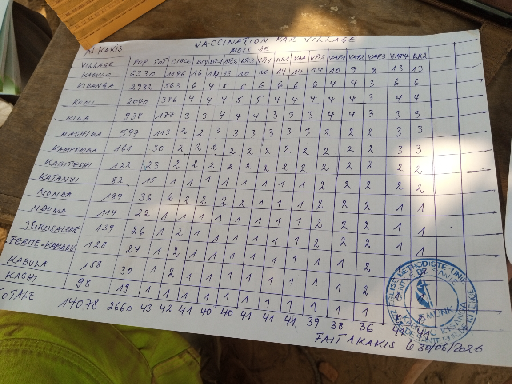
#> input picture data/images_selection/G932UjO6yne_2026-07-18_b0weF1a6OFO.png, 512 x 384 px
$ python page_crop.py ../data/images_selection/G932UjO6yne_2026-07-18_b0weF1a6OFO.png
#> lines starting #> are read from the running program, lines starting #| are printed output that depends on the picture; after the words box and inside, x2 and y2 are one past the last pixel; in counts of white or black regions, pixels touching at a corner belong together
### preprocessing/table_crop.py
"""Find the table in a form photo and crop it out, flattened to a rectangle.

Run from the project root, ideally on photos already turned upright by orientation.py:
    python preprocessing/table_crop.py results/debug_orientation/*_upright.png

Steps:
1. Lines: keep only the long horizontal and vertical strokes of the image (ruled lines).
2. Table: among the connected groups of lines, keep the one where the most lines cross.
   A table grid has many crossings; the page edge or a single box has only a few.
3. Crop: fit 4 corners around that group and warp them to a rectangle, which also fixes
   perspective (a table photographed at an angle looks like a trapezoid). If the corners are
   tilted more than MAX_CORNER_TILT, they are not trusted and the straight bounding box is used.

For each photo it saves the crop and the original with the table outline drawn on it to
results/debug_table/, so the result can be checked by eye.
"""

import sys
from pathlib import Path

import cv2
import numpy as np

MAX_CORNER_TILT = 10  # degrees; a table outline tilted more than this (after deskew) is not trusted


# [89 lines left out: functions line_masks, find_table, edge_tilt, not called in this run]


def order_corners(corners: np.ndarray) -> np.ndarray:
    """Sort 4 corners as top-left, top-right, bottom-right, bottom-left.

    Args:
        corners: (4, 2) array of x, y points in any order.

    Returns:
        The same points, sorted.
    """
    total = corners.sum(axis=1)  # x + y: smallest at top-left, largest at bottom-right
    diff = corners[:, 1] - corners[:, 0]  # y - x: smallest at top-right, largest at bottom-left
    return np.array([corners[total.argmin()], corners[diff.argmin()], corners[total.argmax()], corners[diff.argmax()]])


def warp_to_rectangle(image: np.ndarray, corners: np.ndarray, margin: int = 10) -> np.ndarray:
    """Cut out the area inside 4 corners and flatten it to a rectangle.

    Args:
        image: Image to crop.
        corners: (4, 2) array: top-left, top-right, bottom-right, bottom-left.
        margin: Pixels kept around the table so its border lines are not cut.

    Returns:
        The flattened crop.
    """
    tl, tr, br, bl = corners
    width = int(max(np.linalg.norm(tr - tl), np.linalg.norm(br - bl)))
    height = int(max(np.linalg.norm(bl - tl), np.linalg.norm(br - tr)))

    target = np.array([[0, 0], [width, 0], [width, height], [0, height]], np.float32) + margin
    matrix = cv2.getPerspectiveTransform(corners, target)
    size = (width + 2 * margin, height + 2 * margin)
    return cv2.warpPerspective(image, matrix, size, flags=cv2.INTER_CUBIC, borderValue=(255, 255, 255))


# [28 lines that do not run on import are left out]

### preprocessing/page_crop.py
"""Find the sheet of paper in a photo and crop it out, flattened to a rectangle.

Meant as the first step. Run from the project root:
    python preprocessing/page_crop.py data/images_selection/*.png

There are two ways to find the page:

"mask" (paper pixels), for a page on a coloured or textured background (wood, fabric):
1. Paper pixels: bright, nearly colourless (white or grey, not wood or fabric) and smooth
   (little texture), compared with the rest of the photo.
2. Page: fill the holes left by the writing, keep the largest paper region and fit 4 corners.

"edges" (page borders), which also works for a page lying on another sheet of paper:
1. Remove the writing and ruled lines, leaving only paper and background.
2. Near each side of the photo, look for a straight line where the image gets darker going
   outwards from the page, with paper-bright pixels on the page side. A side without one is
   taken as the photo's own edge (the page runs off the photo there).
3. The 4 corners are where these lines meet.

Then, for both: if the page covers almost the whole photo, the photo shows only the paper and is
kept as it is. If it is too small, no page was found and the photo is also kept. Otherwise
the page is warped to a rectangle, which also fixes perspective.

For each photo it runs both methods and saves to results/debug_page/: the page found by each
(or the unchanged photo), the photo with both outlines drawn on it (red = mask, blue = edges),
and the paper mask, so the results can be checked by eye.
"""

import sys
from pathlib import Path

import cv2
import numpy as np
from table_crop import order_corners, warp_to_rectangle

MIN_PAGE_AREA = 0.20  # below this share of the photo, the region is not taken as the page
MAX_PAGE_AREA = 0.90  # above it, the photo already shows only the paper
MAX_SATURATION = 70  # 0-255: paper is white or grey, so its colour saturation is low
MAX_TEXTURE = 12  # grey-level standard deviation around a pixel; paper is smooth (255 = no test)
BRIGHTNESS_OFFSET = 0  # added to the automatic (Otsu) brightness threshold; negative = darker allowed
CLOSE_FRACTION = 1 / 25  # size of the hole-filling step, as a share of the photo's shorter side

# Settings of the "edges" method (find_page_edges()).
EDGE_BAND = 0.35  # each page border is searched in this share of the photo next to its side
MIN_STEP = 6  # grey levels the page must be brighter than what is outside it (a sheet on a sheet gives ~7)
PAPER_SHARE = 0.7  # the page side of a border must be at least this bright, relative to the middle of the photo
MIN_SUPPORT = 0.3  # share of the rows (or columns) that must lie on a border for it to count
MAX_BORDER_TILT = 20  # degrees; a border tilted more than this is not a page border


def paper_mask(
    image: np.ndarray,
    max_saturation: float = MAX_SATURATION,
    max_texture: float = MAX_TEXTURE,
    brightness_offset: float = BRIGHTNESS_OFFSET,
    close_fraction: float = CLOSE_FRACTION,
) -> np.ndarray:
    """Mark the pixels that look like paper: bright, nearly colourless and smooth.

    Args:
        image: BGR image.
        max_saturation: Pixels more colourful than this (0-255) are not paper.
        max_texture: Pixels with more texture than this are not paper; 255 turns the test off.
        brightness_offset: Shifts the automatic brightness threshold up (stricter) or down.
        close_fraction: Size of the hole-filling step, as a share of the photo's shorter side.
            Larger fills bigger gaps (dense tables, big writing) but can join paper to background.

    Returns:
        Binary mask (255 = paper), with the holes left by writing filled in.
    """
    h, w = image.shape[:2]
    hsv = cv2.cvtColor(cv2.GaussianBlur(image, (5, 5), 0), cv2.COLOR_BGR2HSV)
    saturation, brightness = hsv[:, :, 1], hsv[:, :, 2]

    # Bright: Otsu picks the brightness threshold that best splits the photo in two groups.
    otsu, _ = cv2.threshold(brightness, 0, 255, cv2.THRESH_BINARY + cv2.THRESH_OTSU)
    bright = brightness > otsu + brightness_offset
    colourless = saturation < max_saturation

    # Smooth: standard deviation of the grey level in a small window around each pixel.
    gray = cv2.cvtColor(image, cv2.COLOR_BGR2GRAY).astype(np.float32)
    mean = cv2.blur(gray, (7, 7))
    texture = np.sqrt(np.maximum(cv2.blur(gray * gray, (7, 7)) - mean * mean, 0))
    smooth = texture < max_texture

    mask = np.where(bright & colourless & smooth, 255, 0).astype(np.uint8)

    # Closing fills the gaps left by text and lines (small bright specks elsewhere don't matter:
    # find_page keeps only the largest region).
    size = max(5, int(min(h, w) * close_fraction))
    kernel = cv2.getStructuringElement(cv2.MORPH_ELLIPSE, (size, size))
    mask = cv2.morphologyEx(mask, cv2.MORPH_CLOSE, kernel)

    # The texture test marks the page border itself as "not smooth"; grow back by that width.
    return cv2.dilate(mask, np.ones((5, 5), np.uint8))


def find_page(mask: np.ndarray) -> tuple[np.ndarray, float] | None:
    """Fit 4 corners around the largest paper region.

    Args:
        mask: Binary paper mask from paper_mask().

    Returns:
        The corners as a (4, 2) array (top-left, top-right, bottom-right, bottom-left) and the
        share of the photo the region covers, or None if there is no paper region.
    """
    contours, _ = cv2.findContours(mask, cv2.RETR_EXTERNAL, cv2.CHAIN_APPROX_SIMPLE)
    if not contours:
        return None
    region = max(contours, key=cv2.contourArea)
    area = cv2.contourArea(region) / (mask.shape[0] * mask.shape[1])

    # Simplify the outline more and more until it has 4 corners; else use the tightest rectangle.
    hull = cv2.convexHull(region)
    for tolerance in (0.02, 0.04, 0.06):
        corners = cv2.approxPolyDP(hull, tolerance * cv2.arcLength(hull, closed=True), closed=True)
        if len(corners) == 4:
            break
    else:
        corners = cv2.boxPoints(cv2.minAreaRect(hull))
    return order_corners(corners.reshape(4, 2).astype(np.float32)), area


def remove_ink(gray: np.ndarray) -> np.ndarray:
    """Erase the writing and ruled lines, leaving only the paper and the background.

    A closing (a max filter then a min filter) removes dark strokes thinner than its kernel, but keeps the
    border between two large areas (paper and background) where it is.

    Args:
        gray: Grayscale image.

    Returns:
        The image without thin dark strokes, as float32.
    """
    size = max(9, min(gray.shape) // 30) | 1
    closed = cv2.morphologyEx(gray, cv2.MORPH_CLOSE, cv2.getStructuringElement(cv2.MORPH_ELLIPSE, (size, size)))
    return closed.astype(np.float32)


def find_border(clean: np.ndarray, paper_level: float, min_step: float) -> tuple[float, float] | None:
    """Find the left border of the page: a straight line where the image gets brighter going right.

    Only the left side is searched; the other sides are found by flipping or transposing the image first.

    Args:
        clean: Image without ink (from remove_ink()), turned so the side to search is on the left.
        paper_level: Brightness of the paper; the side of the border towards the page must be close to it.
        min_step: How much brighter (grey levels) the page must be than what is outside it.

    Returns:
        The border as x = a * y + b, or None if no straight border is found.
    """
    h, w = clean.shape
    # Smooth along the border (vertically), so a row's value isn't thrown off by one speck.
    smooth = cv2.blur(clean, (1, 9))
    band = int(w * EDGE_BAND)
    d = 3  # compare pixels this far on each side of the possible border
    xs = np.arange(d, band)
    outside, inside = smooth[:, xs - d], smooth[:, xs + d]
    step = np.where(inside >= PAPER_SHARE * paper_level, inside - outside, 0)

    # In each row, the strongest step is a point on the border, if it is strong enough.
    best = step.argmax(axis=1)
    rows = np.flatnonzero(step[np.arange(h), best] >= min_step)
    if rows.size < MIN_SUPPORT * h:
        return None
    x, y = xs[best[rows]].astype(np.float32), rows.astype(np.float32)

    # Near the corners, some points come from the neighbouring border, so a plain fit is pulled off the line.
    # Instead (RANSAC): try lines through random pairs of points, keep the one most points are close to.
    rng = np.random.default_rng(0)
    pairs = rng.integers(0, len(x), (200, 2))
    pairs = pairs[y[pairs[:, 0]] != y[pairs[:, 1]]]
    slopes = (x[pairs[:, 1]] - x[pairs[:, 0]]) / (y[pairs[:, 1]] - y[pairs[:, 0]])
    offsets = x[pairs[:, 0]] - slopes * y[pairs[:, 0]]
    n_close = (np.abs(x[None, :] - (slopes[:, None] * y[None, :] + offsets[:, None])) <= 3).sum(axis=1)
    best_line = n_close.argmax()
    if n_close[best_line] < MIN_SUPPORT * h:
        return None

    # Refit on the points close to the best line.
    close = np.abs(x - (slopes[best_line] * y + offsets[best_line])) <= 3
    a, b = np.polyfit(y[close], x[close], 1)
    if abs(np.degrees(np.arctan(a))) > MAX_BORDER_TILT:
        return None
    return float(a), float(b)


def find_page_edges(image: np.ndarray, min_step: float = MIN_STEP) -> tuple[np.ndarray, float] | None:
    """Find the page from its straight borders, where the paper meets something darker.

    Unlike paper_mask(), this does not need the background to be coloured or textured: it works when the page
    lies on another sheet, as long as the border shows as a step in brightness (often a thin shadow). A side
    with no border found is taken as the photo's own edge (the page runs off the photo there).

    Args:
        image: BGR image.
        min_step: How much brighter (grey levels) the page must be than what is outside it.

    Returns:
        The corners as a (4, 2) array (top-left, top-right, bottom-right, bottom-left) and the share of the
        photo inside them, or None if no border is found on any side.
    """
    clean = remove_ink(cv2.cvtColor(image, cv2.COLOR_BGR2GRAY))
    h, w = clean.shape
    # The page is in the middle of the photo, so the middle tells how bright the paper is.
    paper_level = float(np.median(clean[h // 3 : 2 * h // 3, w // 3 : 2 * w // 3]))

    # Each side, turned so it is on the left. A line x = a*y + b in a turned image is written back as a line
    # in the photo, in homogeneous form (p, q, r): p*x + q*y + r = 0.
    sides = {
        "left": (clean, lambda a, b: (1, -a, -b)),
        "right": (clean[:, ::-1], lambda a, b: (-1, -a, w - 1 - b)),
        "top": (clean.T, lambda a, b: (-a, 1, -b)),
        "bottom": (clean.T[:, ::-1], lambda a, b: (-a, -1, h - 1 - b)),
    }
    photo_edges = {"left": (1, 0, 0), "right": (1, 0, -(w - 1)), "top": (0, 1, 0), "bottom": (0, 1, -(h - 1))}
    lines, n_found = {}, 0
    for side, (turned, to_photo) in sides.items():
        border = find_border(np.ascontiguousarray(turned), paper_level, min_step)
        lines[side] = to_photo(*border) if border else photo_edges[side]
        n_found += border is not None
    if n_found == 0:
        return None

    # Corners where neighbouring borders meet, kept inside the photo.
    pairs = [("top", "left"), ("top", "right"), ("bottom", "right"), ("bottom", "left")]
    corners = []
    for one, two in pairs:
        x, y, z = np.cross(lines[one], lines[two])
        corners.append((np.clip(x / z, 0, w - 1), np.clip(y / z, 0, h - 1)))
    corners = np.array(corners, np.float32)
    return corners, cv2.contourArea(corners) / ((h - 1) * (w - 1))


def crop_page(
    image: np.ndarray, method: str = "mask", **params: float
) -> tuple[np.ndarray, np.ndarray | None, str, float]:
    """Crop the page out of a photo, or keep the photo as it is if that is not needed or not possible.

    Args:
        image: BGR image as loaded by cv2.imread.
        method: "mask" to find the page from its paper pixels (paper_mask()), or "edges" to find it from its
            straight borders (find_page_edges()).
        **params: Settings passed to paper_mask() or find_page_edges() (their defaults are used for any not given).

    Returns:
        The page (or the unchanged photo), the page corners (None if not cropped), what was
        decided, and the share of the photo covered by paper.
    """
    if method == "edges":
        found = find_page_edges(image, **params)
        if found is None:
            return image, None, "kept: no page border found", 0.0
    else:
        found = find_page(paper_mask(image, **params))
        if found is None:
            return image, None, "kept: no paper found", 0.0

    corners, area = found
    if area > MAX_PAGE_AREA:
        return image, None, "kept: photo is all paper", area
    if area < MIN_PAGE_AREA:
        return image, None, "kept: paper too small", area
    return warp_to_rectangle(image, corners, margin=0), corners, "cropped", area


if __name__ == "__main__":
    out_dir = Path("results/debug_page")
    out_dir.mkdir(parents=True, exist_ok=True)

    # Both methods are run, to compare them: red outline = mask, blue outline = edges.
    colours = {"mask": (0, 0, 255), "edges": (255, 0, 0)}
    print(f"{'photo':<45}" + "".join(f"{m + ' page':>12}  {m + ' decision':<28}" for m in colours))
    # One or more photos, e.g. data/images_selection/*.png
    for photo_path in map(Path, sys.argv[1:]):
        image = cv2.imread(str(photo_path))
#> image is the input picture: shape (384, 512, 3); mean B, G, R 127.6, 137.8, 143.5
        if image is None:
            print(f"{photo_path.name:<45}could not read")
            continue

        outline = image.copy()
        line = f"{photo_path.name:<45}"
        for method, colour in colours.items():
            page, corners, decision, area = crop_page(image, method=method)
            if corners is not None:
                cv2.polylines(outline, [corners.astype(np.int32)], isClosed=True, color=colour, thickness=3)
            cv2.imwrite(str(out_dir / f"{photo_path.stem}_page_{method}.png"), page)
            line += f"{area:>12.0%}  {decision:<28}"
#> this loop made 2 passes
#> (area, found in crop_page) on pass 1: (0.685, ([[79, 51], [477, 31], [511, 365], [0, 308]], 0.685))
#> pass 1, in paper_mask, `saturation, brightness = hsv[:, :, 1], hsv[:, :, 2]`:
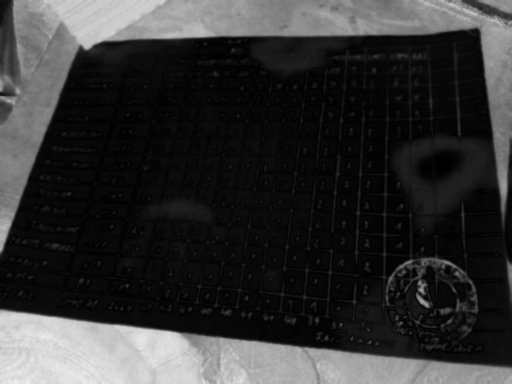
#> saturation: shape (384, 512); min 0, max 238, mean 51.2
#> pass 1, in paper_mask, `saturation, brightness = hsv[:, :, 1], hsv[:, :, 2]`:
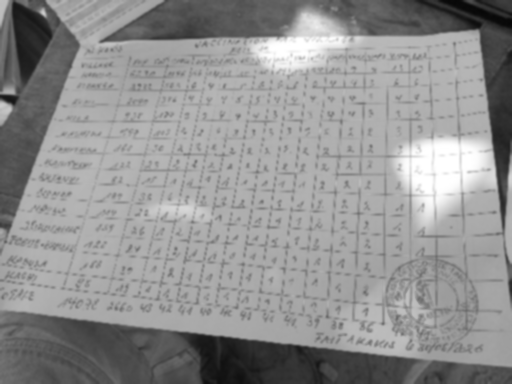
#> brightness: shape (384, 512); min 7, max 255, mean 145.2
#> pass 1, in paper_mask, `bright = brightness > otsu + brightness_offset`:
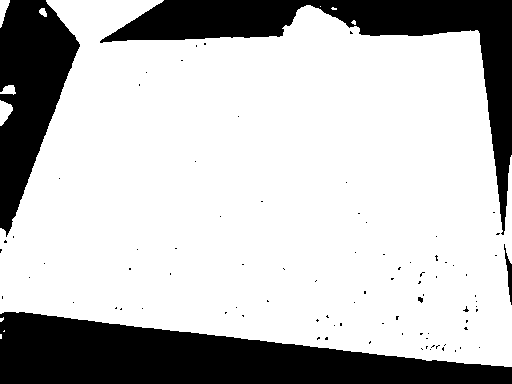
#> bright: shape (384, 512) bool; 74.8% white; 89 black regions (84 under 20 px), largest, box (x1, y1, x2, y2) and area: (0, 312, 512, 384) 22501, (100, 0, 512, 235) 15966, (0, 0, 80, 237) 10544, (504, 244, 512, 305) 186, (418, 297, 423, 303) 22
#> after the loop:
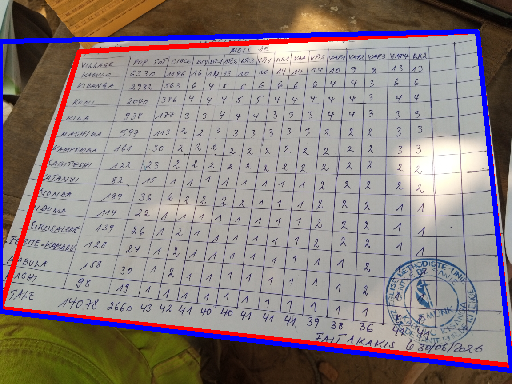
#> outline: shape (384, 512, 3); 6.31% of pixels changed, all inside (x1, y1, x2, y2) = (0, 29, 512, 373)
        cv2.imwrite(str(out_dir / f"{photo_path.stem}_outline.png"), outline)
        cv2.imwrite(str(out_dir / f"{photo_path.stem}_mask.png"), paper_mask(image))
#> call 2 of paper_mask, with max_saturation = 70, max_texture = 12, brightness_offset = 0, close_fraction = 0.04
#> in paper_mask (call 2), `texture = np.sqrt(np.maximum(cv2.blur(gray * gray, (7, 7)) - mean * me..`:
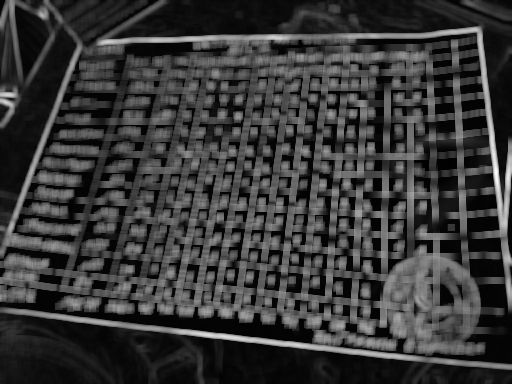
#> texture: shape (384, 512) float32; min 0, max 82.39, mean 18.6; drawn with min black and max white
#> in paper_mask (call 2), `smooth = texture < max_texture`:
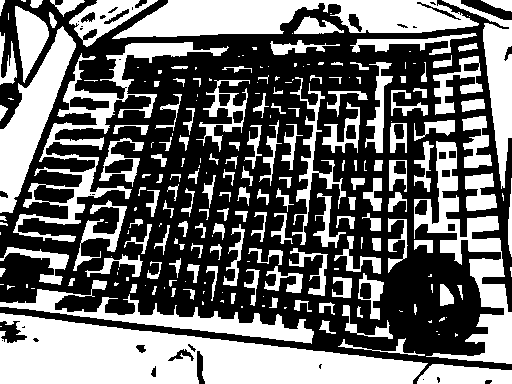
#> smooth: shape (384, 512) bool; 42.7% white; 232 white regions (86 under 20 px), largest, box (x1, y1, x2, y2) and area: (0, 313, 428, 384) 18458, (112, 0, 479, 39) 8955, (414, 141, 512, 364) 6262
#> in paper_mask (call 2), `return cv2.dilate(mask, np.ones((5, 5), np.uint8))`:
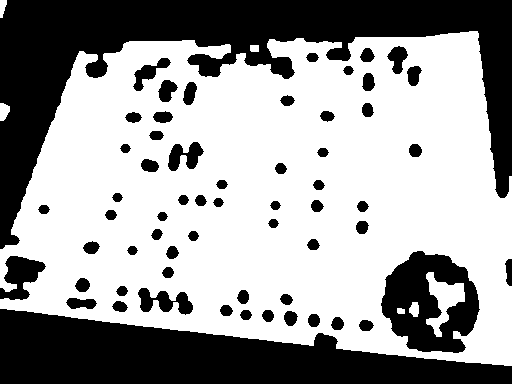
#> returned value: shape (384, 512); 61.8% white; 61 black regions, largest, box (x1, y1, x2, y2) and area: (0, 0, 512, 249) 35933, (0, 309, 512, 384) 23348, (381, 251, 480, 353) 6154
        print(line)
#| G932UjO6yne_2026-07-18_b0weF1a6OFO.png                69%  cropped                              77%  cropped

    print(f"Saved results to {out_dir}/")

$ run again, on data/images_selection/GhDQvinSZTM_2026-07-22_lGBD0DqUKiW.png
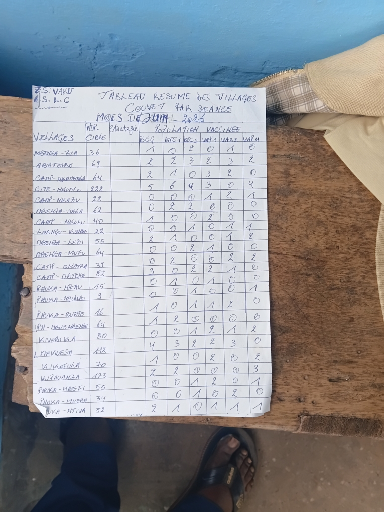
#> input picture data/images_selection/GhDQvinSZTM_2026-07-22_lGBD0DqUKiW.png, 384 x 512 px
#> image is the input picture: shape (512, 384, 3); mean B, G, R 151.7, 148.1, 147.1
#> the loop `for method, colour in colours.items():` made 2 passes
#> (area, found in crop_page) on pass 1: (0.363, ([[0, 113], [264, 89], [252, 415], [34, 401]], 0.363))
#> pass 1, in paper_mask, `bright = brightness > otsu + brightness_offset`:
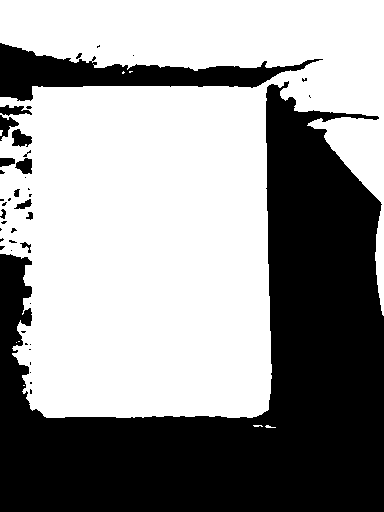
#> bright: shape (512, 384) bool; 59% white; 42 black regions (29 under 20 px), largest, box (x1, y1, x2, y2) and area: (0, 81, 384, 512) 72143, (0, 43, 323, 101) 7051, (12, 129, 32, 147) 239
#> colourless: shape (512, 384) bool; 55.1% white; 49 black regions (31 under 20 px), largest, box (x1, y1, x2, y2) and area: (144, 79, 384, 512) 45313, (0, 0, 384, 98) 30036, (0, 262, 125, 512) 9466
#> smooth: shape (512, 384) bool; 56.3% white; 157 black regions (98 under 20 px), largest, box (x1, y1, x2, y2) and area: (0, 32, 384, 438) 79625, (227, 432, 256, 485) 543, (110, 295, 129, 334) 496
#> in paper_mask (call 2), `return cv2.dilate(mask, np.ones((5, 5), np.uint8))`:
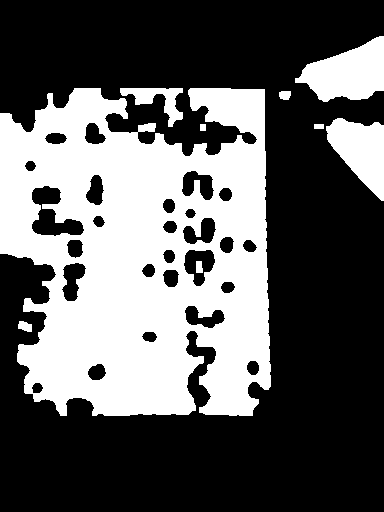
#> returned value: shape (512, 384); 37.1% white; 9 white regions, largest, box (x1, y1, x2, y2) and area: (0, 88, 271, 416) 65070, (295, 36, 384, 102) 3619, (326, 118, 384, 201) 2893
#| GhDQvinSZTM_2026-07-22_lGBD0DqUKiW.png                36%  cropped                              40%  cropped
